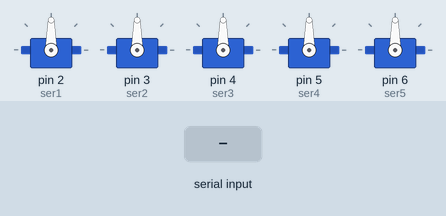
Simulated run of this sketch. Board: Arduino Uno, built with avr-gcc and run on an emulated ATmega328P. On the bench: 5 × servo. The inputs (shaded band) are chosen by the test bench.

Above: at 1.2 s.
1.3 s: "A" received over Serial
At 1.7 s:
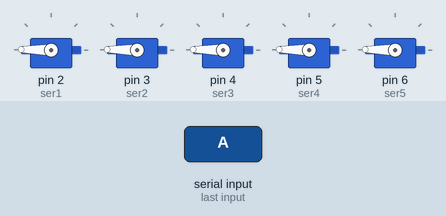
4.3 s: "B" received over Serial
At 6.6 s:
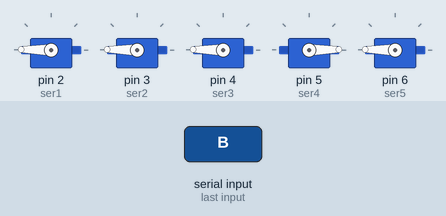
7.1 s: "C" received over Serial
At 9.0 s:
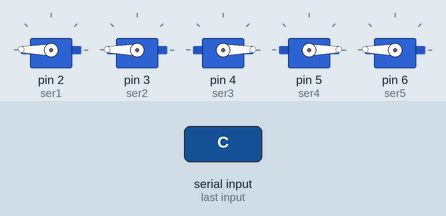
10.1 s: "D" received over Serial
At 12.4 s:
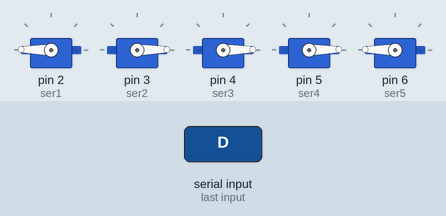
13.1 s: "E" received over Serial
16.1 s: "F" received over Serial
At 18.4 s:
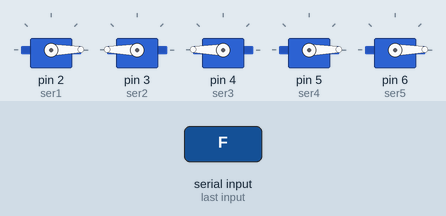
Timing chart, 0 to 66.6 s (numbered marks = the images above; inputs shaded):
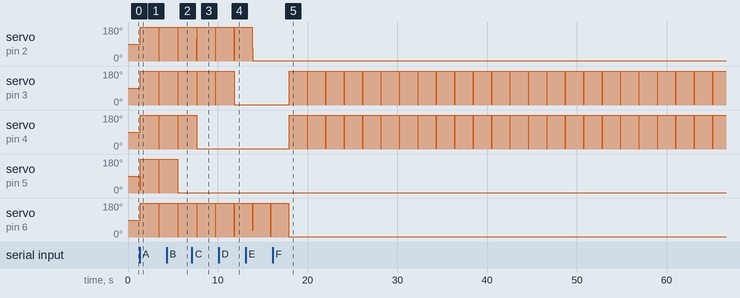

Measured:
- after the input at 1.3 s, servo on pin 2 (ser1), servo on pin 3 (ser2), servo on pin 4 (ser3): 90° → 179° at once, → 1° 2.1 s later, → 179° 0.06 s later; servo on pin 5 (ser4): 90° → 179° at once; servo on pin 6 (ser5): 90° → 179° after 0.07 s, → 1° 2.1 s later, → 179° 0.06 s later
- after the input at 4.3 s, servo on pin 5 (ser4): goes on until 5.6 s, then stays 1°
- after the input at 7.1 s, servo on pin 4 (ser3): goes on until 7.7 s, then stays 1°
- after the input at 10.1 s, servo on pin 3 (ser2): goes on until 11.8 s, then stays 1°
- after the input at 16.1 s, servo on pin 3 (ser2), servo on pin 4 (ser3): alternates 179° for 2.0 s and 1° for 0.03 s, starting after 1.8 s

The sketch:

arduino_code_servos.ino
```cpp
#include "Servo.h"
Servo ser1;
Servo ser2;
Servo ser3;
Servo ser4;
Servo ser5;
char input;


void setup() {
  // put your setup code here, to run once:
  Serial.begin(9600);
  ser1.attach(2);
  ser2.attach(3);
  ser3.attach(4);
  ser4.attach(5);
  ser5.attach(6);

}

void loop() {

 if(Serial.available()>0)
  input = Serial.read();
  if(input == 'A')

  {
  for(int i=0; i<180 ; i++)
  {
    ser1.write(i);
  }
   for(int i=0; i<180 ; i++)
  {
    ser2.write(i);
  }
   for(int i=0; i<180 ; i++)
  {
    ser3.write(i);
  }
   for(int i=0; i<180 ; i++)
  {
    ser4.write(i);
  }
   for(int i=0; i<180 ; i++)
  {
    ser5.write(i);
  }
  delay(2000);
  for(int i=180;i>0;i--)
  {
    ser1.write(i);
  }
  for(int i=180;i>0;i--)
  {
    ser2.write(i);
  }
  for(int i=180;i>0;i--)
  {
    ser3.write(i);
  }
  for(int i=180;i>0;i--)
  {
    ser4.write(i);
  }
  for(int i=180;i>0;i--)
  {
    ser5.write(i);
  }

  }
  if(input == 'B')
  {
   for(int i=0; i<180 ; i++)
  {
    ser1.write(i);
  }
   for(int i=0; i<180 ; i++)
  {
    ser2.write(i);
  }
   for(int i=0; i<180 ; i++)
  {
    ser3.write(i);
  }

   for(int i=0; i<180 ; i++)
  {
    ser5.write(i);
  }
  delay(2000);
  for(int i=180;i>0;i--)
  {
    ser1.write(i);
  }
  for(int i=180;i>0;i--)
  {
    ser2.write(i);
  }
  for(int i=180;i>0;i--)
  {
    ser3.write(i);
  }

  for(int i=180;i>0;i--)
  {
    ser5.write(i);
  }
  }

if(input == 'C')

  {
  for(int i=0; i<180 ; i++)
  {
    ser1.write(i);
  }
   for(int i=0; i<180 ; i++)
  {
    ser2.write(i);
  }

   for(int i=0; i<180 ; i++)
  {
    ser5.write(i);
  }
  delay(2000);
  for(int i=180;i>0;i--)
  {
    ser1.write(i);
  }
  for(int i=180;i>0;i--)
  {
    ser2.write(i);
  }

  for(int i=180;i>0;i--)
  {
    ser5.write(i);
  }
  }
  if(input == 'D')

  {
  for(int i=0; i<180 ; i++)
  {
    ser1.write(i);
  }

   for(int i=0; i<180 ; i++)
  {
    ser5.write(i);
  }
  delay(2000);
  for(int i=180;i>0;i--)
  {
    ser1.write(i);
  }

  for(int i=180;i>0;i--)
  {
    ser5.write(i);
  }
  }
  if(input == 'E')

  {

   for(int i=0; i<180 ; i++)
  {
    ser5.write(i);
  }
  delay(2000);

  for(int i=180;i>0;i--)
  {
    ser5.write(i);
  }

  }
  if(input == 'F')

  {

   for(int i=0; i<180 ; i++)
  {
    ser2.write(i);
  }
   for(int i=0; i<180 ; i++)
  {
    ser3.write(i);
  }

  delay(2000);

  for(int i=180;i>0;i--)
  {
    ser2.write(i);
  }
  for(int i=180;i>0;i--)
  {
    ser3.write(i);
  }


  }
  }
```
